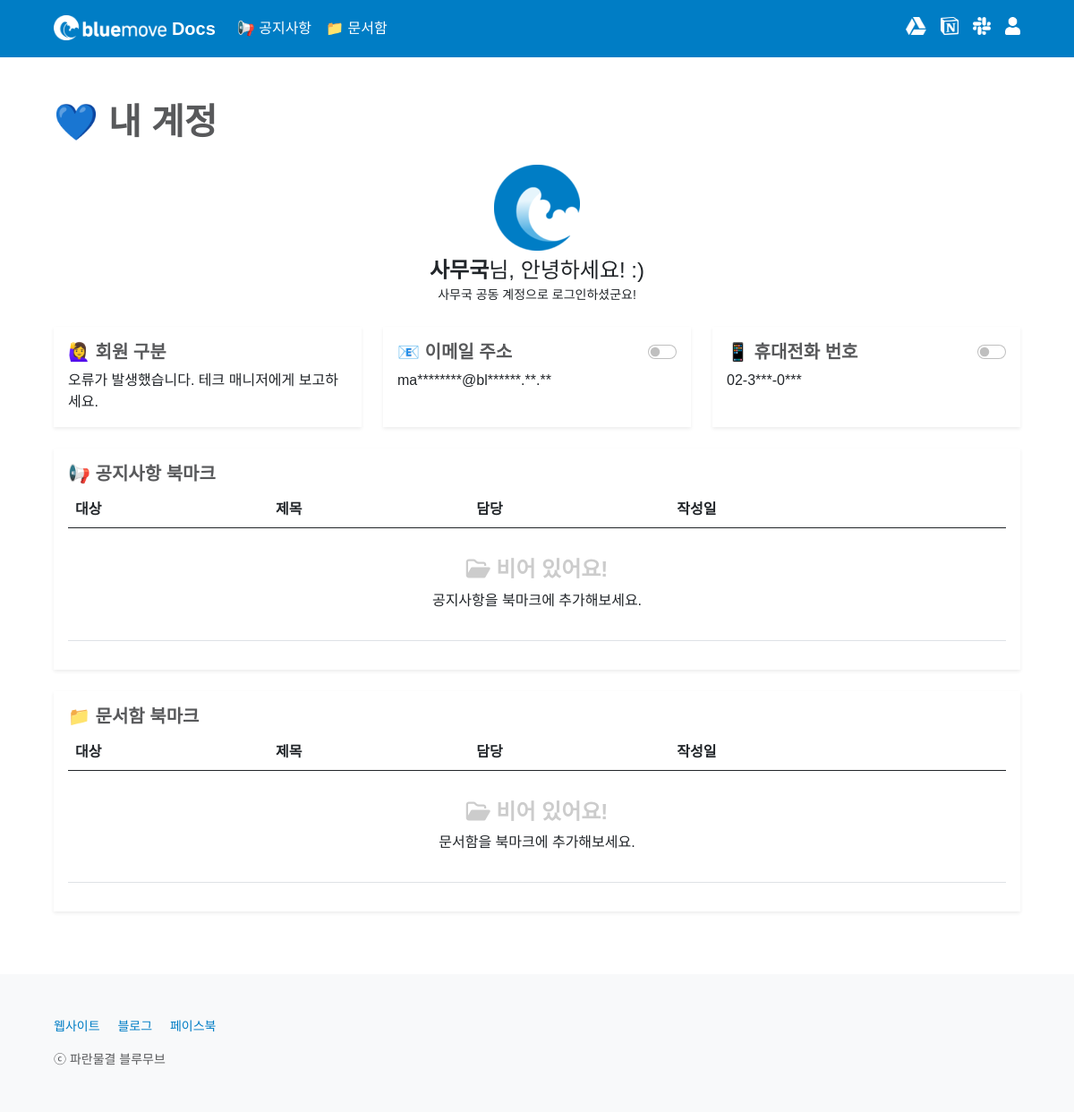
The app's page /users/1/myaccount/ (signed in), older data.
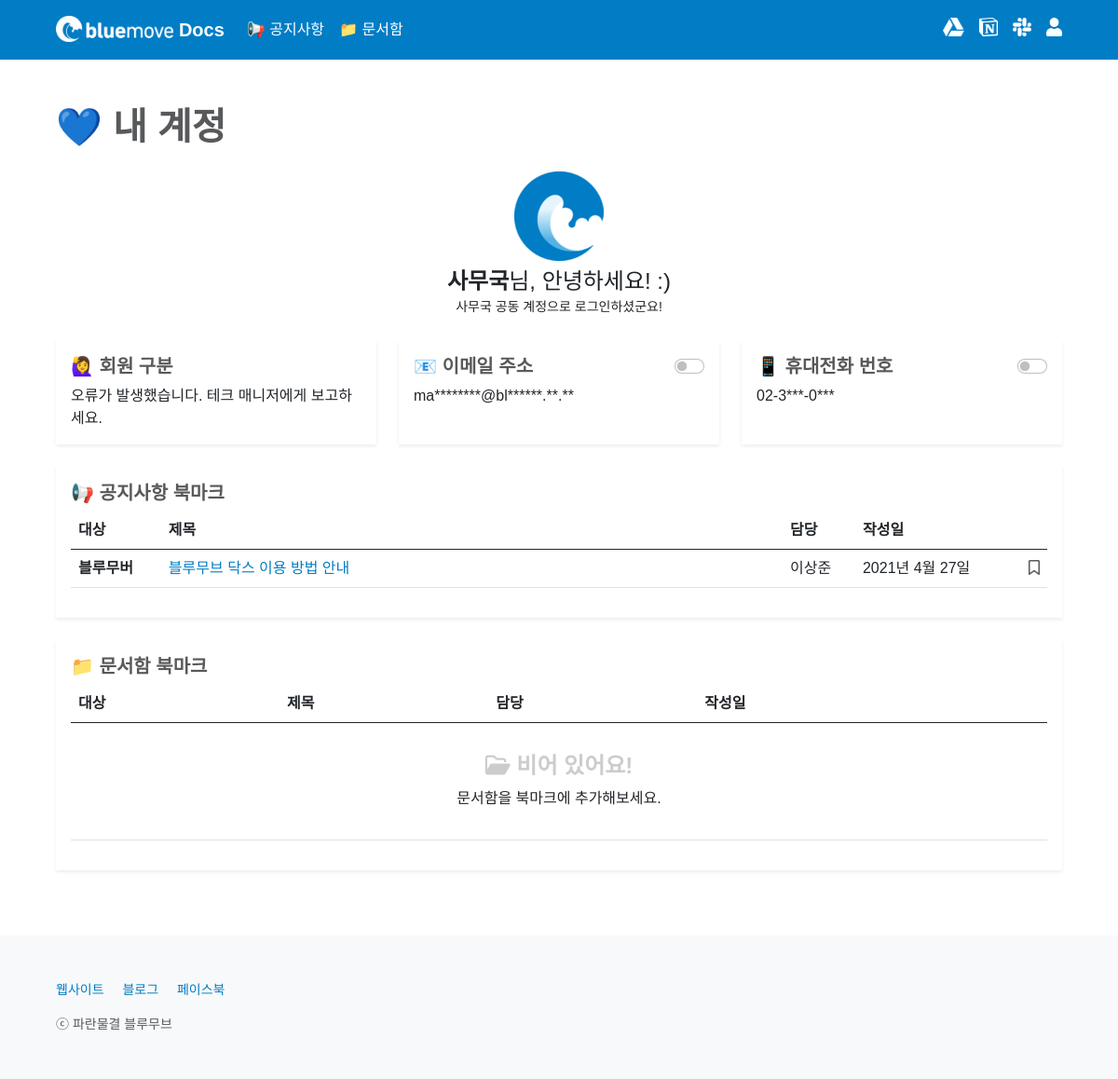
The same page, newer data.
### notice/models.py (models this page shows, shortened)
class Notice(models.Model):
    CATEGORY_CHOICES = {
        ('bluemover', '블루무버'),
        ('guest', '게스트'),
    }
    title = models.CharField(max_length = 50)
    writer = models.ForeignKey(User, on_delete=models.CASCADE)
    category = models.CharField(max_length = 50, choices = CATEGORY_CHOICES)
    channel_id = models.CharField(max_length = 50)
    channel_name = models.CharField(max_length = 50)
    content = RichTextField()
    image = models.ImageField(upload_to='images/', null=True, blank=True)
    created_at = models.DateField(auto_now_add = True)
    updated_at = models.DateField(auto_now = True)
    favorite_user_set = models.ManyToManyField(User, blank=True, related_name="favorite_user_set", through="Favorite")

### users/views.py (the view)
# urls.py: path('<int:id>/myaccount/', myaccount, name="myaccount"),
@login_required
def myaccount(request, id):
    if request.user.is_authenticated:
        profile = Profile.objects.get(user=request.user)
        if not profile.info_update_flag == True:
            return redirect('users:write_info', request.user.id)
        else:
            None
    else:
        None
    user = get_object_or_404(User, pk=id)
    favorites = request.user.favorite_user_set.all().order_by('-id')
    box_favorites = request.user.box_favorite_user_set.all().order_by('-id')
    page = request.GET.get('page', 1)
    paginator = Paginator(favorites, 5)
    try:
        favorites = paginator.page(page)
    except PageNotAnInteger:
        favorites = paginator.page(1)
    except EmptyPage:
        favorites = paginator.page(paginator.num_pages)
    box_page = request.GET.get('box_page', 1)
    box_paginator = Paginator(box_favorites, 5)
    try:
        box_favorites = box_paginator.page(box_page)
    except PageNotAnInteger:
        box_favorites = box_paginator.page(1)
    except EmptyPage:
        box_favorites = box_paginator.page(box_paginator.num_pages)
    return render(request, 'users/myaccount.html', {'user': user, 'favorites': favorites, 'box_favorites': box_favorites})

### users/templates/users/myaccount.html (shortened to what the changed rows need)
{% extends 'base.html' %}
{% block content %}
<main class="px-2 px-md-5">
    <div class="container-md mt-5">
        <h1 class="mb-4" style="font-weight: 600; color: #58595B;">💙 내 계정</h1>
        <div class="container-md px-0">
            <div class="mt-4">
                <div class="row row-cols-1 g-4">
                    <div class="col">
                        <div class="shadow-sm h-100">
                            <div class="card-body">
                                <div class="table-responsive" id="noticetable-table">
                                    <table class="table">
                                        <thead>
                                            <tr>
                                                <th scope="col">대상</th>
                                                <th scope="col">제목</th>
                                                <th scope="col">담당</th>
                                                <th scope="col">작성일</th>
                                                <th class="text-end" scope="col"></th>
                                            </tr>
                                        </thead>
                                        <tbody>
                                            {% for favorite in favorites %}
                                            <tr>
                                                <th scope="row">
                                                {% if favorite.category == 'bluemover' %}
                                                    블루무버
                                                {% elif favorite.category == 'guest' %}
                                                    게스트
                                                {% else %}
                                                    알 수 없음
                                                {% endif %}
                                                </th>
                                                <td><a href="{% url 'notice:read' favorite.id %}{{ request.get_full_path|cut:request.path }}" style="word-break: break-word; overflow: hidden; text-overflow: ellipsis; width: 500px; display: -webkit-box; -webkit-line-clamp: 1; -webkit-box-orient: vertical;">{{ favorite.title }}</a></td>
                                                <td>
                                                    {{ favorite.writer.last_name }}{{ favorite.writer.first_name }}
                                                </td>
                                                <td>
                                                    {% if favorite.created_at == favorite.updated_at %}
                                                    {{ favorite.created_at }}
                                                    {% else %}
                                                    {{ favorite.created_at }} │ <span style="color: #6C757D;"><i class="fas fa-sync"></i> {{ favorite.updated_at }} 수정</span>
                                                    {% endif %}
                                                </td>
                                                <td>
                                                    {% if user.is_authenticated %}
                                                    <div class="text-end">
                                                        {% if not request.path == '/notice/' %}
                                                        <a class="bookmark" href="{% url 'notice:notice_favorite' favorite.id %}?next={{ request.get_full_path }}#noticeTablePosition">
                                                        {% else %}
                                                        <a class="bookmark" href="{% url 'notice:notice_favorite' favorite.id %}?next={{ request.get_full_path }}">
                                                        {% endif %}
                                                            {% if user in favorite.favorite_user_set.all %}
                                                            <i class="fas fa-bookmark"></i>
                                                            {% else %}
                                                            <i class="far fa-bookmark"></i>
                                                            {% endif %}
                                                        </a>
                                                    </div>
                                                    {% endif %}
                                                </td>
                                            </tr>
                                            {% empty %}
                                            <tr>
                                                <td colspan="5">
                                                    <div class="text-center"><br><h4 style="color: #CCCCCC; font-weight: 600;"><i class="far fa-folder-open"></i> 비어 있어요!</h4><p class="mb-4">공지사항을 북마크에 추가해보세요.</p></div>
                                                </td>
                                            </tr>
                                            {% endfor %}
                                        </tbody>
                                    </table>
                                </div>
                            </div>
                        </div>
                    </div>
                    <div class="col">
                        <div class="shadow-sm h-100">
                            <div class="card-body">
                                <div class="table-responsive" id="box_noticetable-table">
                                    <table class="table">
                                        <thead>
                                            <tr>
                                                <th scope="col">대상</th>
                                                <th scope="col">제목</th>
                                                <th scope="col">담당</th>
                                                <th scope="col">작성일</th>
                                                <th class="text-end" scope="col"></th>
                                            </tr>
                                        </thead>
                                    </table>
                                </div>
                            </div>
                        </div>
                    </div>
                </div>
            </div>
        </div>
    </div>
</main>
{% endblock %}

Row changes from the older to the newer data that the page shows:
added Notice: category "블루무버", title "블루무브 닥스 이용 방법 안내", writer.last_name "이", writer.first_name "상준", created_at "2021년 4월 27일"
Text that changed along with them:
text no longer shown: "비어 있어요! 공지사항을 북마크에 추가해보세요."
